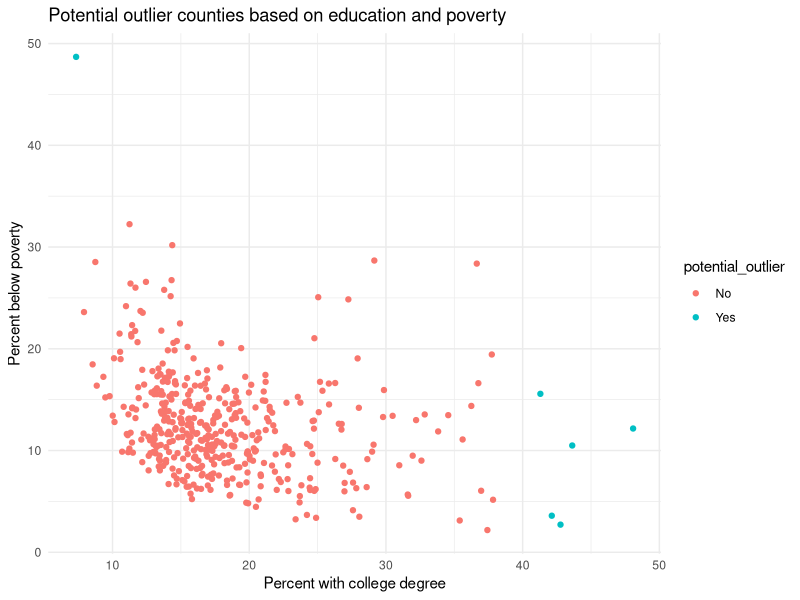

Write R code to recreate this figure.
## ---- chunk 1
#| eval: true
#| message: false

library(tidyverse)
write_csv(midwest, "midwest.csv")
## ---- chunk 2
midwest |>
  count(state, name = "n_counties") |>
  arrange(desc(n_counties))
## ---- chunk 3
midwest |>
  count(county, name = "n") |>
  filter(n == 5)
## ---- chunk 4
midwest |>
  select(county, state, popdensity, poptotal, area) |>
  filter(popdensity > 25000) |>
  arrange(desc(popdensity))
## ---- chunk 5
midwest |>
  select(county, state, popdensity, poptotal, area) |>
  filter(popdensity == max(popdensity))
## ---- chunk 6
midwest |>
  summarize(
    median_density = median(popdensity),
    q1_density = quantile(popdensity, 0.25),
    q3_density = quantile(popdensity, 0.75)
  )
## ---- chunk 7
midwest |>
  mutate(metro = if_else(inmetro == 1, "Yes", "No")) |>
  group_by(state) |>
  summarize(proportion_metro = mean(metro == "Yes"))
## ---- chunk 8
midwest |>
  filter(percollege < 10, percbelowpoverty > 30) |>
  select(county, state, percbelowpoverty, percollege)
## ---- chunk 9
midwest |>
  filter(percollege > 40, percbelowpoverty < 20) |>
  select(county, state, percbelowpoverty, percollege)
## ---- chunk 10
midwest |>
  filter(
    (percollege < 10 & percbelowpoverty > 30) |
    (percollege > 40 & percbelowpoverty < 20)
  ) |>
  select(county, state, percbelowpoverty, percollege)
## ---- chunk 11
midwest <- midwest |>
  mutate(
    potential_outlier =
      if_else(
        (percollege < 10 & percbelowpoverty > 30) |
        (percollege > 40 & percbelowpoverty < 20),
        "Yes",
        "No"
      )
  )

midwest |>
  select(county, state, percbelowpoverty, percollege, potential_outlier) |>
  arrange(potential_outlier)
## ---- chunk 12
ggplot(midwest, aes(x = percollege, y = percbelowpoverty, color = potential_outlier)) +
  geom_point() +
  labs(
    x = "Percent with college degree",
    y = "Percent below poverty",
    title = "Potential outlier counties based on education and poverty"
  ) +
  theme_minimal()
## ---- chunk 13
state_population <- midwest |>
  group_by(state) |>
  summarize(total_population = sum(poptotal)) |>
  arrange(desc(total_population))

state_population
## ---- chunk 14
state_population |>
  mutate(population_proportion = total_population / sum(total_population)) |>
  arrange(desc(population_proportion))
## ---- chunk 15
state_poverty <- midwest |>
  group_by(state) |>
  summarize(mean_percbelowpoverty = mean(percbelowpoverty))
state_poverty |>
  arrange(mean_percbelowpoverty)
